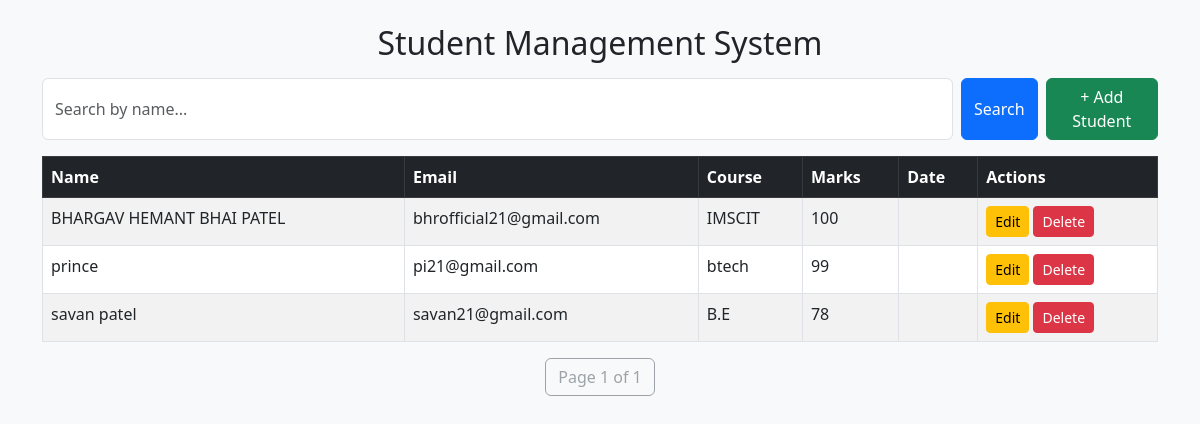
The page / on the database its author committed.
### student/models.py (models this page shows, shortened)
class Student(models.Model):
    name = models.CharField(max_length=100)
    email = models.EmailField(unique=True)
    course = models.CharField(max_length=100)
    marks = models.IntegerField(default=0)

### student/views.py (the view)
# urls.py: 2. Add a URL to urlpatterns:  path('', views.home, name='home')
def home(request):
    search = request.GET.get('search', '')
    if search:
        students = Student.objects.filter(name__icontains=search)
    else:
        students = Student.objects.all().order_by('name')
    paginator = Paginator(students, 5)
    page_number = request.GET.get('page')
    page_obj = paginator.get_page(page_number)
    return render(request, 'home.html', {'page_obj': page_obj, 'search': search})

### student/templates/home.html (shortened to what this page needs)
{% load static %}
<!DOCTYPE html>
<html>
<head>
    <link rel="stylesheet" href="https://cdn.jsdelivr.net/npm/bootstrap@5.3.0/dist/css/bootstrap.min.css">
</head>
<body class="bg-light">
<div class="container mt-4">
    <h2 class="mb-3 text-center">Student Management System</h2>
    <form method="GET" class="d-flex mb-3">
        <input type="text" name="search" class="form-control" placeholder="Search by name..." value="{{ search }}">
        <button class="btn btn-primary ms-2">Search</button>
        <a href="{% url 'add_student' %}" class="btn btn-success ms-2">+ Add Student</a>
    </form>
    <table class="table table-striped table-bordered">
        <thead class="table-dark">
            <tr>
                <th>Name</th>
                <th>Email</th>
                <th>Course</th>
                <th>Marks</th>
                <th>Date</th>
                <th>Actions</th>
            </tr>
        </thead>
        <tbody>
            {% for s in page_obj %}
            <tr>
                <td>{{ s.name }}</td>
                <td>{{ s.email }}</td>
                <td>{{ s.course }}</td>
                <td>{{ s.marks }}</td>
                <td>{{ s.date_added|date:"d M Y" }}</td>
                <td>
                    <a href="{% url 'edit_student' s.id %}" class="btn btn-warning btn-sm">Edit</a>
                    <a href="{% url 'delete_student' s.id %}" class="btn btn-danger btn-sm">Delete</a>
                </td>
            </tr>
            {% empty %}
            <tr><td colspan="6" class="text-center">No students found</td></tr>
            {% endfor %}
        </tbody>
    </table>
    <div class="pagination justify-content-center">
        <span class="btn btn-outline-secondary disabled">Page {{ page_obj.number }} of {{ page_obj.paginator.num_pages }}</span>
    </div>
</div>
</body>
</html>

### rows shown on the page
Student: name "BHARGAV HEMANT BHAI PATEL", email "bhrofficial21@gmail.com", course "IMSCIT", marks "100"
Student: name "prince", email "pi21@gmail.com", course "btech", marks "99"
Student: name "savan patel", email "savan21@gmail.com", course "B.E", marks "78"

### other values the page prints
{{ page_obj.number }} "1"
{{ page_obj.paginator.num_pages }} "1"
